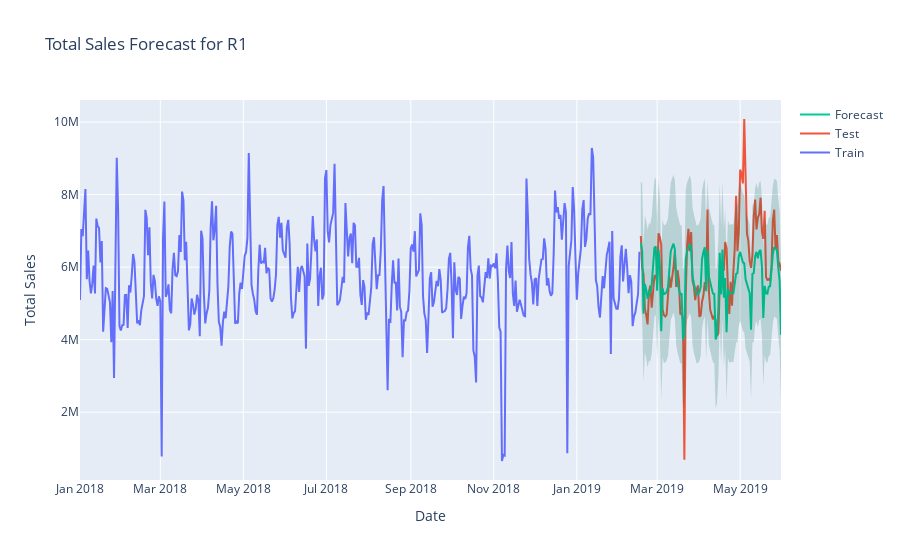
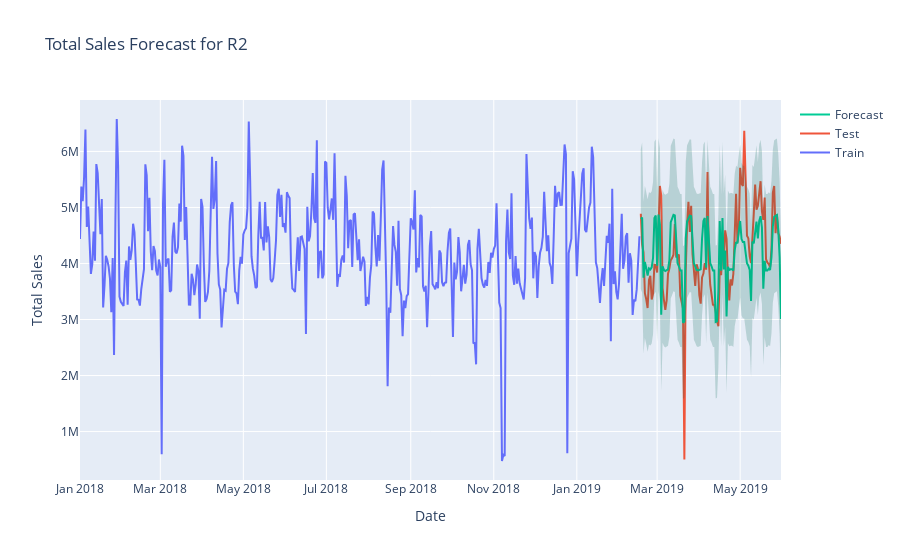
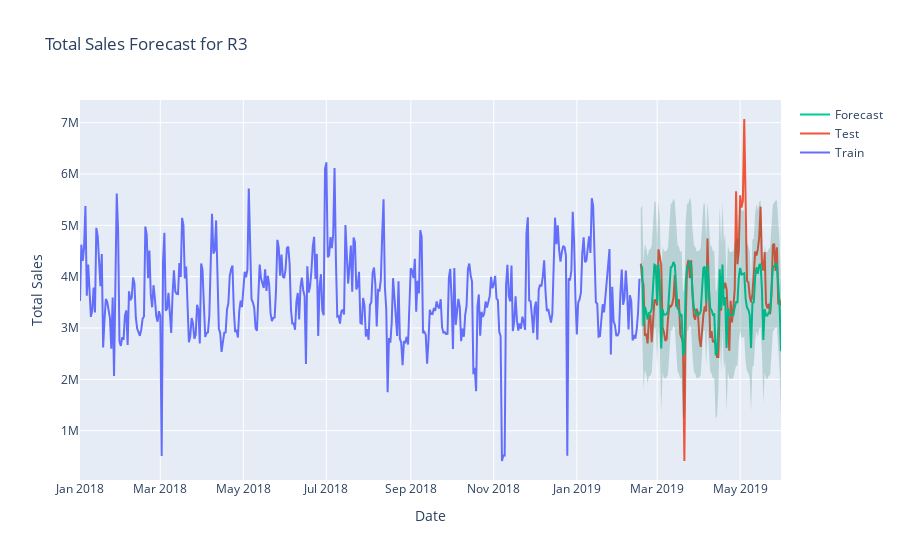
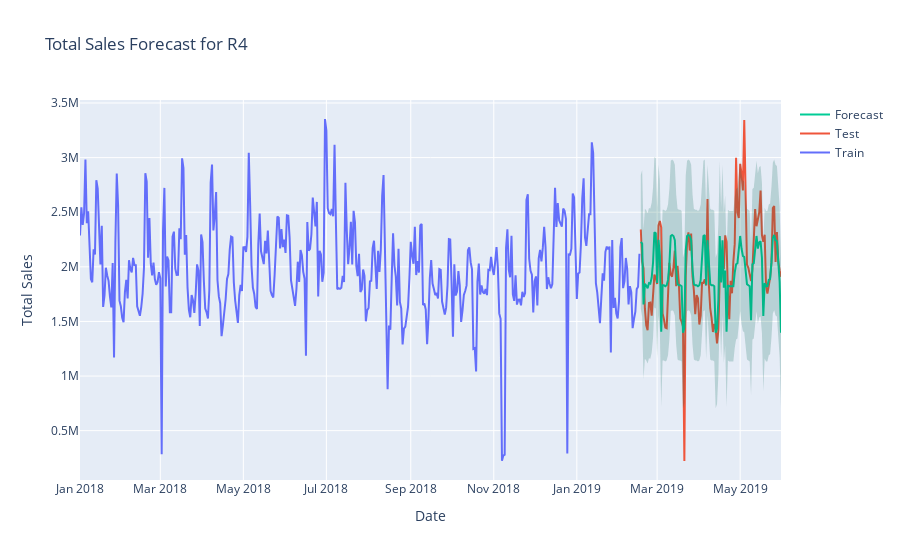

The code cell stored with these charts, in order, in its notebook:
### Code cell
def plot(train, test, forecast, unique_id, model_name):
    filtered_train = train[train['unique_id'] == unique_id]
    filtered_test = test[test['unique_id'] == unique_id]
    filtered_forecast = forecast[forecast['unique_id'] == unique_id]

    fig = go.Figure()

    fig.add_trace(go.Scatter(x=filtered_train['ds'], y=filtered_train['y'], mode='lines', name='Train'))
    fig.add_trace(go.Scatter(x=filtered_test['ds'], y=filtered_test['y'], mode='lines', name='Test'))
    fig.add_trace(go.Scatter(x=filtered_forecast['ds'], y=filtered_forecast[model_name], mode='lines', name='Forecast'))
    fig.add_trace(go.Scatter(
        x=filtered_forecast['ds'], 
        y=filtered_forecast[f"{model_name}-hi-95"], 
        mode='lines', 
        name='Upper Bound',
        line=dict(width=0),
        showlegend=False
    ))

    # Add lower bound as an area plot
    fig.add_trace(go.Scatter(
        x=filtered_forecast['ds'], 
        y=filtered_forecast[f"{model_name}-lo-95"], 
        mode='lines', 
        name='Lower Bound',
        fill='tonexty',  # Fill area between this trace and the previous one
        fillcolor='rgba(0, 100, 80, 0.2)',  # Set fill color with opacity
        line=dict(width=0),
        showlegend=False
    ))


    fig.update_layout(title=f'Total Sales Forecast for {unique_id}', xaxis_title='Date', yaxis_title='Total Sales')
    fig.show()

plot(train, test, forecast, "R1", "AutoARIMA")
plot(train, test, forecast, "R2", "AutoARIMA")
plot(train, test, forecast, "R3", "AutoARIMA")
plot(train, test, forecast, "R4", "AutoARIMA")
